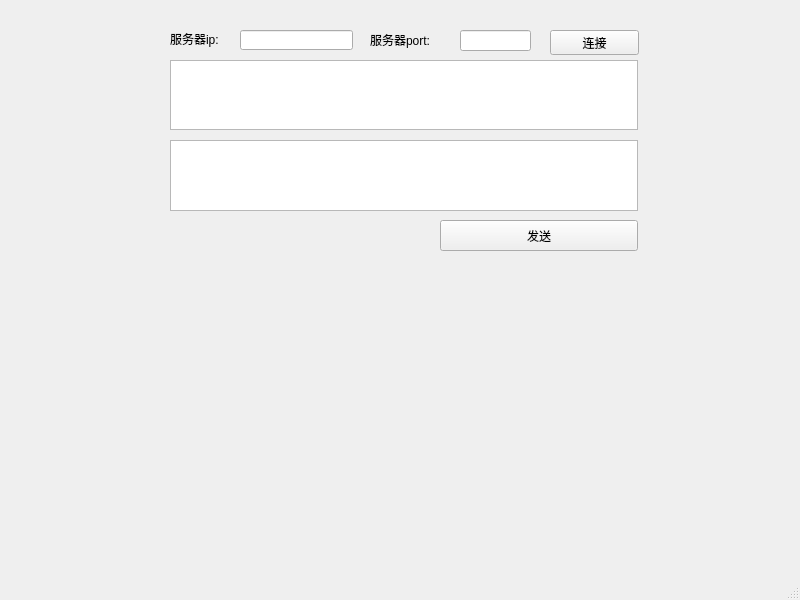
<?xml version="1.0" encoding="UTF-8"?>
<ui version="4.0">
 <class>TcpClientWindow</class>
 <widget class="QMainWindow" name="TcpClientWindow">
  <property name="geometry">
   <rect>
    <x>0</x>
    <y>0</y>
    <width>800</width>
    <height>600</height>
   </rect>
  </property>
  <property name="windowTitle">
   <string>TcpClientWindow</string>
  </property>
  <widget class="QWidget" name="centralwidget">
   <widget class="QTextEdit" name="sendTextEdit">
    <property name="geometry">
     <rect>
      <x>170</x>
      <y>140</y>
      <width>468</width>
      <height>71</height>
     </rect>
    </property>
   </widget>
   <widget class="QPushButton" name="sentButton">
    <property name="geometry">
     <rect>
      <x>440</x>
      <y>220</y>
      <width>198</width>
      <height>31</height>
     </rect>
    </property>
    <property name="text">
     <string>发送</string>
    </property>
   </widget>
   <widget class="QTextEdit" name="recvTextEdit">
    <property name="geometry">
     <rect>
      <x>170</x>
      <y>60</y>
      <width>468</width>
      <height>70</height>
     </rect>
    </property>
   </widget>
   <widget class="QLineEdit" name="serverIPLineEdit">
    <property name="geometry">
     <rect>
      <x>240</x>
      <y>30</y>
      <width>113</width>
      <height>20</height>
     </rect>
    </property>
   </widget>
   <widget class="QLabel" name="label">
    <property name="geometry">
     <rect>
      <x>170</x>
      <y>30</y>
      <width>71</width>
      <height>17</height>
     </rect>
    </property>
    <property name="text">
     <string>服务器ip:</string>
    </property>
   </widget>
   <widget class="QLineEdit" name="serverPortLineEdit">
    <property name="geometry">
     <rect>
      <x>460</x>
      <y>30</y>
      <width>71</width>
      <height>21</height>
     </rect>
    </property>
   </widget>
   <widget class="QLabel" name="label_2">
    <property name="geometry">
     <rect>
      <x>370</x>
      <y>30</y>
      <width>91</width>
      <height>20</height>
     </rect>
    </property>
    <property name="text">
     <string>服务器port:</string>
    </property>
   </widget>
   <widget class="QPushButton" name="connectButton">
    <property name="geometry">
     <rect>
      <x>550</x>
      <y>30</y>
      <width>89</width>
      <height>25</height>
     </rect>
    </property>
    <property name="text">
     <string>连接</string>
    </property>
   </widget>
  </widget>
  <widget class="QMenuBar" name="menubar">
   <property name="geometry">
    <rect>
     <x>0</x>
     <y>0</y>
     <width>800</width>
     <height>22</height>
    </rect>
   </property>
  </widget>
  <widget class="QStatusBar" name="statusbar"/>
 </widget>
 <resources/>
 <connections/>
</ui>
